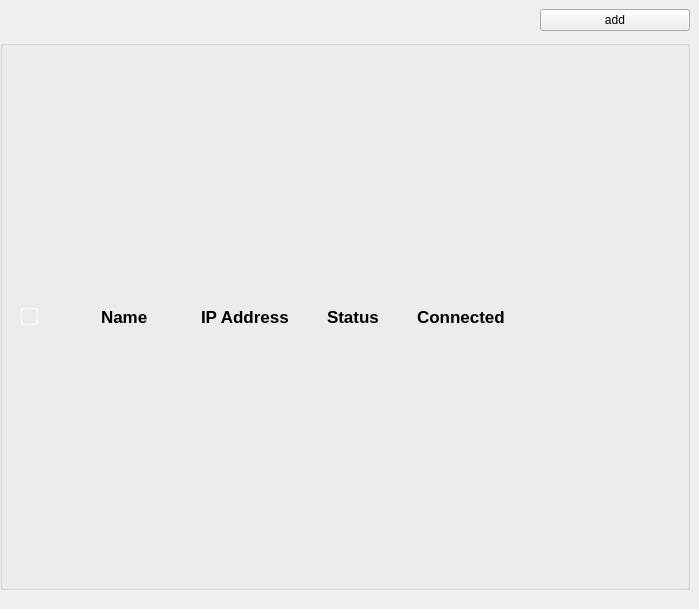
         <widget class="QWidget" name="users">
          <widget class="QWidget" name="widget_2" native="true">
           <property name="geometry">
            <rect>
             <x>0</x>
             <y>0</y>
             <width>690</width>
             <height>600</height>
            </rect>
           </property>
           <layout class="QGridLayout" name="gridLayout_3">
            <property name="leftMargin">
             <number>0</number>
            </property>
            <property name="topMargin">
             <number>0</number>
            </property>
            <property name="rightMargin">
             <number>0</number>
            </property>
            <property name="bottomMargin">
             <number>0</number>
            </property>
            <property name="spacing">
             <number>0</number>
            </property>
            <item row="0" column="1">
             <widget class="QPushButton" name="addbutton">
              <property name="minimumSize">
               <size>
                <width>150</width>
                <height>0</height>
               </size>
              </property>
              <property name="maximumSize">
               <size>
                <width>150</width>
                <height>16777215</height>
               </size>
              </property>
              <property name="text">
               <string>add</string>
              </property>
             </widget>
            </item>
            <item row="1" column="0" colspan="2">
             <widget class="QGroupBox" name="groupBox_2">
              <property name="maximumSize">
               <size>
                <width>16777215</width>
                <height>550</height>
               </size>
              </property>
              <property name="title">
               <string/>
              </property>
              <layout class="QHBoxLayout" name="horizontalLayout">
               <property name="spacing">
                <number>0</number>
               </property>
               <property name="leftMargin">
                <number>0</number>
               </property>
               <property name="topMargin">
                <number>0</number>
               </property>
               <property name="rightMargin">
                <number>0</number>
               </property>
               <property name="bottomMargin">
                <number>0</number>
               </property>
               <item>
                <spacer name="horizontalSpacer">
                 <property name="orientation">
                  <enum>Qt::Horizontal</enum>
                 </property>
                 <property name="sizeType">
                  <enum>QSizePolicy::Fixed</enum>
                 </property>
                 <property name="sizeHint" stdset="0">
                  <size>
                   <width>18</width>
                   <height>20</height>
                  </size>
                 </property>
                </spacer>
               </item>
               <item>
                <widget class="QCheckBox" name="mainCheckBox">
                 <property name="minimumSize">
                  <size>
                   <width>50</width>
                   <height>0</height>
                  </size>
                 </property>
                 <property name="maximumSize">
                  <size>
                   <width>80</width>
                   <height>16777215</height>
                  </size>
                 </property>
                 <property name="styleSheet">
                  <string notr="true">QCheckBox {
    background-color: transparent; 
    color: white;
	margin-left: &quot;40px&quot;;
}

QCheckBox::indicator {
    border: 1px solid white; 
    width: 15px; 
border-radius: 3px;
    height: 15px;
    background-color: transparent;
}

QCheckBox::indicator:checked {
    image: url(:/logos/images/new.png); 
    background-color: transparent; 
    border: 1px solid white;
}

QCheckBox::indicator:unchecked {
    background-color: transparent;
    border: 1px solid white;
}
</string>
                 </property>
                 <property name="text">
                  <string/>
                 </property>
                </widget>
               </item>
               <item>
                <widget class="QLabel" name="label_2">
                 <property name="minimumSize">
                  <size>
                   <width>70</width>
                   <height>0</height>
                  </size>
                 </property>
                 <property name="maximumSize">
                  <size>
                   <width>100</width>
                   <height>16777215</height>
                  </size>
                 </property>
                 <property name="font">
                  <font>
                   <pointsize>13</pointsize>
                   <bold>true</bold>
                  </font>
                 </property>
                 <property name="text">
                  <string>Name</string>
                 </property>
                </widget>
               </item>
               <item>
                <widget class="QLabel" name="label_29">
                 <property name="maximumSize">
                  <size>
                   <width>170</width>
                   <height>16777215</height>
                  </size>
                 </property>
                 <property name="font">
                  <font>
                   <pointsize>13</pointsize>
                   <bold>true</bold>
                  </font>
                 </property>
                 <property name="text">
                  <string>IP Address</string>
                 </property>
                </widget>
               </item>
               <item>
                <widget class="QLabel" name="label_32">
                 <property name="maximumSize">
                  <size>
                   <width>90</width>
                   <height>16777215</height>
                  </size>
                 </property>
                 <property name="font">
                  <font>
                   <pointsize>13</pointsize>
                   <bold>true</bold>
                  </font>
                 </property>
                 <property name="text">
                  <string>Status</string>
                 </property>
                </widget>
               </item>
               <item>
                <widget class="QLabel" name="label_31">
                 <property name="maximumSize">
                  <size>
                   <width>110</width>
                   <height>16777215</height>
                  </size>
                 </property>
                 <property name="font">
                  <font>
                   <pointsize>13</pointsize>
                   <bold>true</bold>
                  </font>
                 </property>
                 <property name="text">
                  <string>Connected</string>
                 </property>
                </widget>
               </item>
               <item>
                <widget class="QLabel" name="label_30">
                 <property name="maximumSize">
                  <size>
                   <width>100</width>
                   <height>16777215</height>
                  </size>
                 </property>
                 <property name="text">
                  <string/>
                 </property>
                </widget>
               </item>
               <item>
                <spacer name="horizontalSpacer_3">
                 <property name="orientation">
                  <enum>Qt::Horizontal</enum>
                 </property>
                 <property name="sizeType">
                  <enum>QSizePolicy::Fixed</enum>
                 </property>
                 <property name="sizeHint" stdset="0">
                  <size>
                   <width>60</width>
                   <height>20</height>
                  </size>
                 </property>
                </spacer>
               </item>
              </layout>
             </widget>
            </item>
           </layout>
          </widget>
         </widget>
